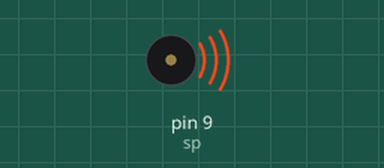
Bench run of a sketch on a simulated Arduino Uno, built for the host (arithmetic inside an expression is 32-bit, double 64-bit). Shown: buzzer (waves = sounding).

Above: at 0.1 s.
At 1.3 s:
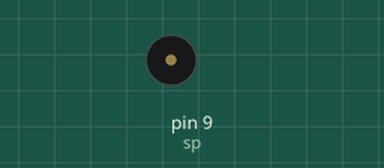
Timing chart, 0 to 2.8 s (numbered marks = the images above):
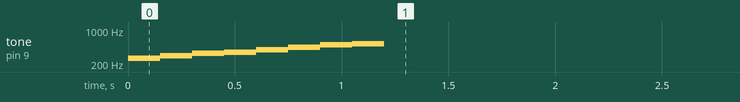

Measured:
- by itself, tone on pin 9 (sp): plays 261 Hz for 0.15 s, 293 Hz for 0.15 s, 329 Hz for 0.15 s, 349 Hz for 0.15 s, 391 Hz for 0.15 s, 440 Hz for 0.15 s … (8 notes in this stretch)

The sketch:

speaker2.ino
```cpp
#define mC 261
#define mD 293
#define mE 329
#define mF 349
#define mG 391
#define mA 440
#define mB 493
#define nn 0

const u_int sp = 9; // スピーカと接続されたピン番号を定義

float mm[] = {mC, mD, mE, mF, mG, mA, mB, mC * 2}; // メロディ

void setup(){
  pinMode(sp, OUTPUT);
  beep(mm, sizeof(mm)/sizeof(float), 150);
}

void loop(){}

/** メロディを鳴らす関数 */
void beep(float *mm, int m_size, int b_time){

  for(int i=0; i<m_size; i++){
    tone(sp, mm[i]);
    delay(b_time);
  }
  noTone(sp);
}
```
